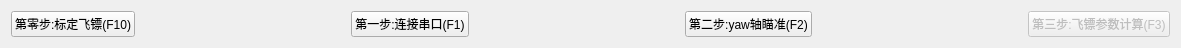
  <widget class="QWidget" name="layoutWidget">
   <property name="geometry">
    <rect>
     <x>0</x>
     <y>0</y>
     <width>1181</width>
     <height>37</height>
    </rect>
   </property>
   <layout class="QHBoxLayout" name="horizontalLayout_2">
    <item>
     <widget class="QPushButton" name="testDartPushButton">
      <property name="enabled">
       <bool>true</bool>
      </property>
      <property name="text">
       <string>第零步:标定飞镖(F10)</string>
      </property>
      <property name="shortcut">
       <string>F10</string>
      </property>
     </widget>
    </item>
    <item>
     <spacer name="horizontalSpacer_6">
      <property name="orientation">
       <enum>Qt::Orientation::Horizontal</enum>
      </property>
      <property name="sizeHint" stdset="0">
       <size>
        <width>180</width>
        <height>20</height>
       </size>
      </property>
     </spacer>
    </item>
    <item>
     <widget class="QPushButton" name="ConnectUartPushButton">
      <property name="enabled">
       <bool>true</bool>
      </property>
      <property name="text">
       <string>第一步:连接串口(F1)</string>
      </property>
      <property name="shortcut">
       <string>F1</string>
      </property>
     </widget>
    </item>
    <item>
     <spacer name="horizontalSpacer_4">
      <property name="orientation">
       <enum>Qt::Orientation::Horizontal</enum>
      </property>
      <property name="sizeHint" stdset="0">
       <size>
        <width>99</width>
        <height>20</height>
       </size>
      </property>
     </spacer>
    </item>
    <item>
     <widget class="QPushButton" name="yawAimingPushButton">
      <property name="text">
       <string>第二步:yaw轴瞄准(F2)</string>
      </property>
      <property name="shortcut">
       <string>F2</string>
      </property>
     </widget>
    </item>
    <item>
     <spacer name="horizontalSpacer_5">
      <property name="orientation">
       <enum>Qt::Orientation::Horizontal</enum>
      </property>
      <property name="sizeHint" stdset="0">
       <size>
        <width>168</width>
        <height>25</height>
       </size>
      </property>
     </spacer>
    </item>
    <item>
     <widget class="QPushButton" name="dartsParasComputingPushButton">
      <property name="enabled">
       <bool>false</bool>
      </property>
      <property name="text">
       <string>第三步:飞镖参数计算(F3)</string>
      </property>
      <property name="shortcut">
       <string>F3</string>
      </property>
     </widget>
    </item>
   </layout>
  </widget>
